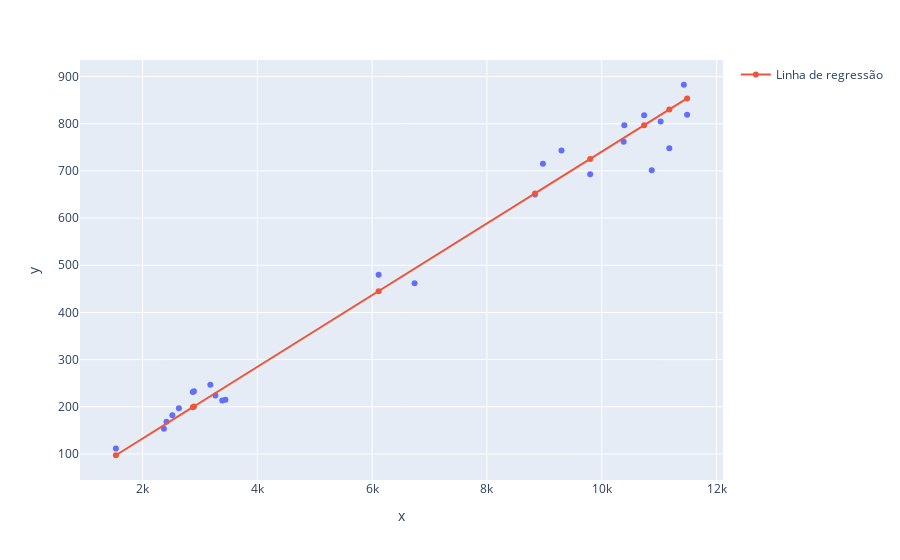

The code cell stored with this chart in its notebook:
### Markdown cell above
# Vamos observar o modelo através de um gráfico

### Code cell
grafico = px.scatter(x=x.ravel(), y=y)
grafico.add_scatter(x=x_teste.ravel(), y=previsao, name="Linha de regressão")
grafico.show()

### Figure 1 — Plotly figure (JSON) as saved in the notebook; plotly's stock layout.template omitted (floating-point values rounded to 4 significant figures)
{"data": [{"hovertemplate": "x=%{x}<br>y=%{y}<extra></extra>", "legendgroup": "", "marker": {"color": "#636efa", "symbol": "circle"}, "mode": "markers", "name": "", "orientation": "v", "showlegend": false, "type": "scatter", "x": [11180.0, 2634.0, 11030.0, 6740.0, 9799.0, 2520.0, 1536.0, 9299.0, 11490.0, 3389.0, 2876.0, 3182.0, 11430.0, 3270.0, 10870.0, 10380.0, 6114.0, 8976.0, 8838.0, 2897.0, 2418.0, 10390.0, 2373.0, 10740.0, 3444.0], "xaxis": "x", "y": [748.3, 196.8, 804.8, 462.1, 692.7, 181.9, 111.8, 743.4, 819.0, 213.5, 231.6, 246.9, 882.7, 224.1, 701.6, 761.6, 479.9, 715.1, 650.1, 232.7, 168.1, 796.7, 153.4, 818.1, 214.7], "yaxis": "y"}, {"name": "Linha de regressão", "type": "scatter", "x": [2876.0, 6114.0, 2897.0, 11180.0, 10740.0, 1536.0, 9799.0, 11490.0, 8838.0], "y": [199.1, 445.2, 200.7, 830.1, 796.8, 97.26, 725.3, 853.6, 652.2]}], "layout": {"legend": {"tracegroupgap": 0}, "margin": {"t": 60}, "xaxis": {"anchor": "y", "domain": [0, 1], "title": {"text": "x"}}, "yaxis": {"anchor": "x", "domain": [0, 1], "title": {"text": "y"}}}}
